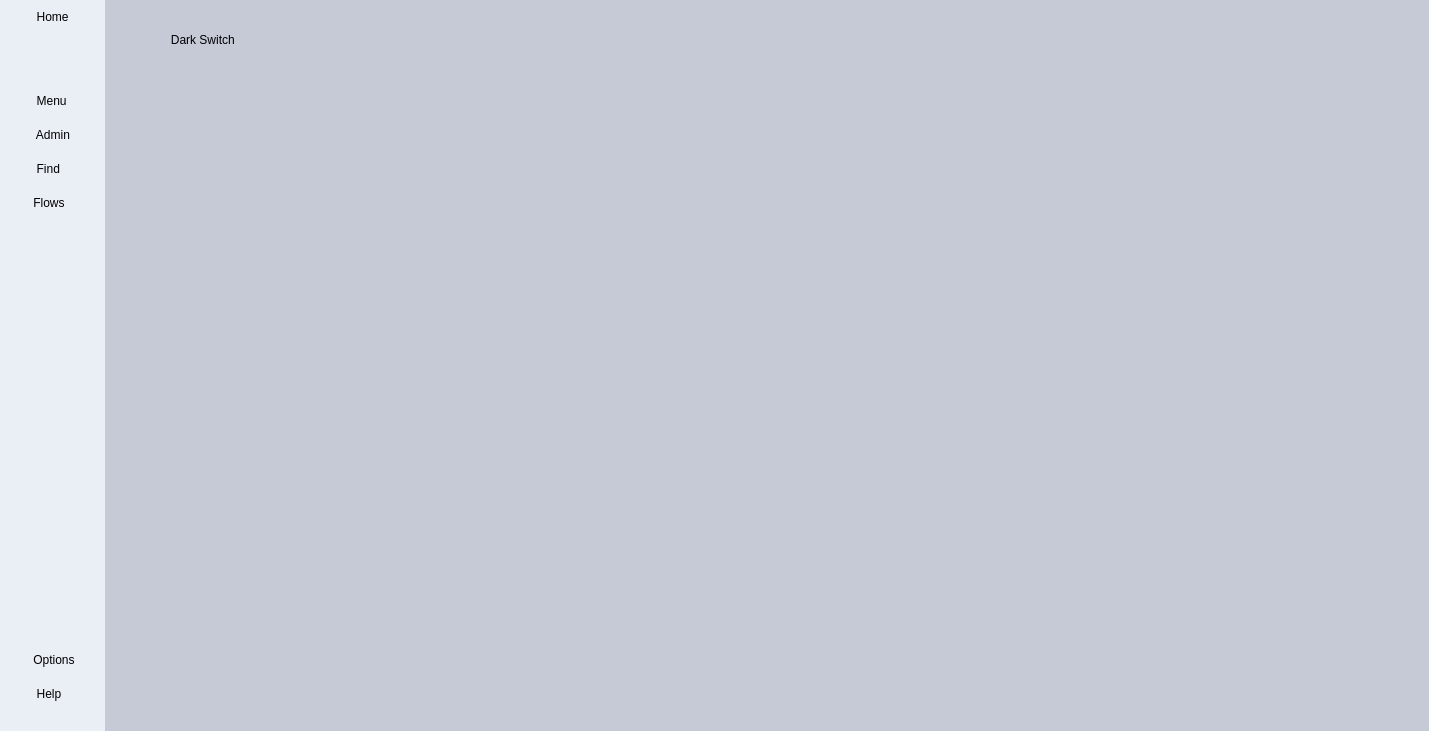
<?xml version="1.0" encoding="UTF-8"?>
<ui version="4.0">
 <class>MainWindow</class>
 <widget class="QMainWindow" name="MainWindow">
  <property name="geometry">
   <rect>
    <x>0</x>
    <y>0</y>
    <width>1429</width>
    <height>731</height>
   </rect>
  </property>
  <property name="windowTitle">
   <string/>
  </property>
  <property name="windowIcon">
   <iconset>
    <normalon>:/icons/icons/edit.512x512.png</normalon>
   </iconset>
  </property>
  <property name="styleSheet">
   <string notr="true">*{
	border: none;
	background-color: transparent;
	background: none;
	margin: 0;
	padding: 0;
	color: black;
}

#MainGUI{
	background-color: #272727;
}

#SubMenu{
	background-color: #eaeff5;
}

QToolTip{
	background-color: #eaeff5; color: black;
}

#SubMenu QPushButton{
	font: 12pt &quot;Calibri&quot;;
	text-align: left;
	padding: 10px 20px;
}

#SubMenu QPushButton:Hover{
	background-color: #d4d8e2;
}

#SubMenu QPushButton:Focus{
	background-color: #c5cad6;
	border-left: 5px solid #000;
	font-size: 12.5pt;
		/*border-top-left-radius: 32px;
	border-bottom-left-radius: 32px;*/
}

#Content QHeaderView::section{background-color: #a2a6ae;border-radius:3px;font-size: 12pt;}
#Content QTableWidget::item{background-color: #c5cad6;}
#Content QTableWidget::item:Alternate{background-color: #a2a6ae;}
#Content QTableWidget::item:Hover{background-color: #d4d8e2;}

#Content QTreeView::item{background-color: #c5cad6;}
#Content QTreeView::item:Alternate{background-color: #a2a6ae;}
#Content QTreeView::item:Hover{background-color: #d4d8e2;}

#title, #title_2{
	font-size: 16pt;
	font-weight: bold;
}

#SupplyBtnContainer QPushButton{
	font: 12pt &quot;Calibri&quot;;
	text-align: left;
	padding: 10px 20px;
	border: 1px solid #202020;
	border-radius: 5px;
}

</string>
  </property>
  <property name="iconSize">
   <size>
    <width>45</width>
    <height>45</height>
   </size>
  </property>
  <widget class="QWidget" name="MainGUI">
   <layout class="QGridLayout" name="gridLayout_2">
    <property name="leftMargin">
     <number>0</number>
    </property>
    <property name="topMargin">
     <number>0</number>
    </property>
    <property name="rightMargin">
     <number>0</number>
    </property>
    <property name="bottomMargin">
     <number>0</number>
    </property>
    <property name="spacing">
     <number>0</number>
    </property>
    <item row="0" column="0">
     <widget class="QWidget" name="Menu" native="true">
      <layout class="QVBoxLayout" name="verticalLayout">
       <property name="spacing">
        <number>0</number>
       </property>
       <property name="leftMargin">
        <number>0</number>
       </property>
       <property name="topMargin">
        <number>0</number>
       </property>
       <property name="rightMargin">
        <number>0</number>
       </property>
       <property name="bottomMargin">
        <number>0</number>
       </property>
       <item alignment="Qt::AlignLeft">
        <widget class="QWidget" name="SubMenu" native="true">
         <layout class="QVBoxLayout" name="verticalLayout_2">
          <property name="spacing">
           <number>0</number>
          </property>
          <property name="leftMargin">
           <number>0</number>
          </property>
          <property name="topMargin">
           <number>0</number>
          </property>
          <property name="rightMargin">
           <number>0</number>
          </property>
          <property name="bottomMargin">
           <number>0</number>
          </property>
          <item>
           <widget class="QFrame" name="MenuFrame">
            <property name="frameShape">
             <enum>QFrame::StyledPanel</enum>
            </property>
            <property name="frameShadow">
             <enum>QFrame::Raised</enum>
            </property>
            <layout class="QHBoxLayout" name="horizontalLayout_2">
             <property name="spacing">
              <number>0</number>
             </property>
             <property name="leftMargin">
              <number>0</number>
             </property>
             <property name="topMargin">
              <number>0</number>
             </property>
             <property name="rightMargin">
              <number>0</number>
             </property>
             <property name="bottomMargin">
              <number>0</number>
             </property>
             <item>
              <widget class="QPushButton" name="HomeBtn">
               <property name="focusPolicy">
                <enum>Qt::ClickFocus</enum>
               </property>
               <property name="toolTip">
                <string>Home</string>
               </property>
               <property name="styleSheet">
                <string notr="true"/>
               </property>
               <property name="text">
                <string>     Home</string>
               </property>
               <property name="icon">
                <iconset resource="../resources/resources.qrc">
                 <normaloff>:/darkicon/icons/dark/estate.461x512.png</normaloff>:/darkicon/icons/dark/estate.461x512.png</iconset>
               </property>
               <property name="iconSize">
                <size>
                 <width>48</width>
                 <height>48</height>
                </size>
               </property>
              </widget>
             </item>
            </layout>
           </widget>
          </item>
          <item alignment="Qt::AlignTop">
           <widget class="QFrame" name="HomeFrame">
            <property name="frameShape">
             <enum>QFrame::StyledPanel</enum>
            </property>
            <property name="frameShadow">
             <enum>QFrame::Raised</enum>
            </property>
            <layout class="QVBoxLayout" name="verticalLayout_4">
             <property name="spacing">
              <number>0</number>
             </property>
             <property name="leftMargin">
              <number>0</number>
             </property>
             <property name="topMargin">
              <number>50</number>
             </property>
             <property name="rightMargin">
              <number>0</number>
             </property>
             <property name="bottomMargin">
              <number>20</number>
             </property>
             <item>
              <widget class="QPushButton" name="MenuBtn">
               <property name="focusPolicy">
                <enum>Qt::ClickFocus</enum>
               </property>
               <property name="toolTip">
                <string>Menu</string>
               </property>
               <property name="styleSheet">
                <string notr="true"/>
               </property>
               <property name="text">
                <string>     Menu   </string>
               </property>
               <property name="icon">
                <iconset resource="../resources/resources.qrc">
                 <normaloff>:/darkicon/icons/dark/menu.svg</normaloff>:/darkicon/icons/dark/menu.svg</iconset>
               </property>
               <property name="iconSize">
                <size>
                 <width>48</width>
                 <height>48</height>
                </size>
               </property>
              </widget>
             </item>
             <item>
              <widget class="QPushButton" name="AdminBtn">
               <property name="focusPolicy">
                <enum>Qt::ClickFocus</enum>
               </property>
               <property name="toolTip">
                <string>Administrator Account</string>
               </property>
               <property name="styleSheet">
                <string notr="true"/>
               </property>
               <property name="text">
                <string>     Admin</string>
               </property>
               <property name="icon">
                <iconset resource="../resources/resources.qrc">
                 <normaloff>:/darkicon/icons/dark/user-circle.511x512.png</normaloff>:/darkicon/icons/dark/user-circle.511x512.png</iconset>
               </property>
               <property name="iconSize">
                <size>
                 <width>48</width>
                 <height>48</height>
                </size>
               </property>
              </widget>
             </item>
             <item>
              <widget class="QPushButton" name="FindBtn">
               <property name="focusPolicy">
                <enum>Qt::ClickFocus</enum>
               </property>
               <property name="toolTip">
                <string>Find Users / Materials</string>
               </property>
               <property name="text">
                <string>     Find</string>
               </property>
               <property name="icon">
                <iconset resource="../resources/resources.qrc">
                 <normaloff>:/darkicon/icons/dark/search.512x512.png</normaloff>:/darkicon/icons/dark/search.512x512.png</iconset>
               </property>
               <property name="iconSize">
                <size>
                 <width>48</width>
                 <height>48</height>
                </size>
               </property>
              </widget>
             </item>
             <item>
              <widget class="QPushButton" name="FlowsBtn">
               <property name="focusPolicy">
                <enum>Qt::ClickFocus</enum>
               </property>
               <property name="toolTip">
                <string>See the current flow of materials</string>
               </property>
               <property name="text">
                <string>    Flows    </string>
               </property>
               <property name="icon">
                <iconset resource="../resources/resources.qrc">
                 <normaloff>:/darkicon/icons/dark/location-arrow.512x512.png</normaloff>:/darkicon/icons/dark/location-arrow.512x512.png</iconset>
               </property>
               <property name="iconSize">
                <size>
                 <width>48</width>
                 <height>48</height>
                </size>
               </property>
              </widget>
             </item>
            </layout>
           </widget>
          </item>
          <item>
           <spacer name="verticalSpacer">
            <property name="orientation">
             <enum>Qt::Vertical</enum>
            </property>
            <property name="sizeHint" stdset="0">
             <size>
              <width>20</width>
              <height>40</height>
             </size>
            </property>
           </spacer>
          </item>
          <item>
           <widget class="QFrame" name="OptionsFrame">
            <property name="frameShape">
             <enum>QFrame::StyledPanel</enum>
            </property>
            <property name="frameShadow">
             <enum>QFrame::Raised</enum>
            </property>
            <layout class="QVBoxLayout" name="verticalLayout_3">
             <property name="spacing">
              <number>0</number>
             </property>
             <property name="leftMargin">
              <number>0</number>
             </property>
             <property name="topMargin">
              <number>20</number>
             </property>
             <property name="rightMargin">
              <number>0</number>
             </property>
             <property name="bottomMargin">
              <number>20</number>
             </property>
             <item>
              <widget class="QPushButton" name="OptionsBtn">
               <property name="focusPolicy">
                <enum>Qt::ClickFocus</enum>
               </property>
               <property name="toolTip">
                <string>View the settings</string>
               </property>
               <property name="styleSheet">
                <string notr="true"/>
               </property>
               <property name="text">
                <string>    Options   </string>
               </property>
               <property name="icon">
                <iconset resource="../resources/resources.qrc">
                 <normaloff>:/darkicon/icons/dark/settings-sharp.499x512.png</normaloff>:/darkicon/icons/dark/settings-sharp.499x512.png</iconset>
               </property>
               <property name="iconSize">
                <size>
                 <width>48</width>
                 <height>48</height>
                </size>
               </property>
              </widget>
             </item>
             <item>
              <widget class="QPushButton" name="HelpBtn">
               <property name="focusPolicy">
                <enum>Qt::ClickFocus</enum>
               </property>
               <property name="toolTip">
                <string>How to use the App</string>
               </property>
               <property name="styleSheet">
                <string notr="true"/>
               </property>
               <property name="text">
                <string>     Help</string>
               </property>
               <property name="icon">
                <iconset resource="../resources/resources.qrc">
                 <normaloff>:/darkicon/icons/dark/question-circle.512x512.png</normaloff>:/darkicon/icons/dark/question-circle.512x512.png</iconset>
               </property>
               <property name="iconSize">
                <size>
                 <width>48</width>
                 <height>48</height>
                </size>
               </property>
              </widget>
             </item>
            </layout>
           </widget>
          </item>
         </layout>
        </widget>
       </item>
      </layout>
     </widget>
    </item>
    <item row="0" column="1">
     <widget class="QWidget" name="Body" native="true">
      <property name="sizePolicy">
       <sizepolicy hsizetype="Expanding" vsizetype="Preferred">
        <horstretch>0</horstretch>
        <verstretch>0</verstretch>
       </sizepolicy>
      </property>
      <property name="styleSheet">
       <string notr="true">background-color: #c5cad6;</string>
      </property>
      <layout class="QGridLayout" name="gridLayout">
       <item row="0" column="0">
        <widget class="QStackedWidget" name="Content">
         <property name="currentIndex">
          <number>5</number>
         </property>
         <widget class="QWidget" name="HomePage">
          <layout class="QHBoxLayout" name="horizontalLayout">
           <item>
            <widget class="QFrame" name="HomeContainer">
             <property name="frameShape">
              <enum>QFrame::StyledPanel</enum>
             </property>
             <property name="frameShadow">
              <enum>QFrame::Raised</enum>
             </property>
             <layout class="QVBoxLayout" name="verticalLayout_5" stretch="1,6">
              <property name="topMargin">
               <number>0</number>
              </property>
              <item>
               <widget class="QFrame" name="HomeHeader">
                <property name="frameShape">
                 <enum>QFrame::StyledPanel</enum>
                </property>
                <property name="frameShadow">
                 <enum>QFrame::Raised</enum>
                </property>
                <layout class="QHBoxLayout" name="horizontalLayout_3">
                 <item>
                  <spacer name="horizontalSpacer">
                   <property name="orientation">
                    <enum>Qt::Horizontal</enum>
                   </property>
                   <property name="sizeHint" stdset="0">
                    <size>
                     <width>310</width>
                     <height>20</height>
                    </size>
                   </property>
                  </spacer>
                 </item>
                 <item>
                  <widget class="QLabel" name="title">
                   <property name="text">
                    <string>IT Inventory Management</string>
                   </property>
                  </widget>
                 </item>
                 <item>
                  <spacer name="horizontalSpacer_2">
                   <property name="orientation">
                    <enum>Qt::Horizontal</enum>
                   </property>
                   <property name="sizeHint" stdset="0">
                    <size>
                     <width>309</width>
                     <height>20</height>
                    </size>
                   </property>
                  </spacer>
                 </item>
                 <item>
                  <widget class="QPushButton" name="NotifBtn">
                   <property name="focusPolicy">
                    <enum>Qt::NoFocus</enum>
                   </property>
                   <property name="text">
                    <string/>
                   </property>
                   <property name="icon">
                    <iconset resource="../resources/resources.qrc">
                     <normaloff>:/darkicon/icons/dark/bell.448x512.png</normaloff>:/darkicon/icons/dark/bell.448x512.png</iconset>
                   </property>
                   <property name="iconSize">
                    <size>
                     <width>45</width>
                     <height>45</height>
                    </size>
                   </property>
                  </widget>
                 </item>
                </layout>
               </widget>
              </item>
              <item>
               <widget class="QFrame" name="HomeBody">
                <property name="frameShape">
                 <enum>QFrame::StyledPanel</enum>
                </property>
                <property name="frameShadow">
                 <enum>QFrame::Raised</enum>
                </property>
                <layout class="QHBoxLayout" name="horizontalLayout_5">
                 <item>
                  <widget class="QTableWidget" name="tableWidget">
                   <property name="focusPolicy">
                    <enum>Qt::NoFocus</enum>
                   </property>
                   <property name="sizeAdjustPolicy">
                    <enum>QAbstractScrollArea::AdjustToContents</enum>
                   </property>
                   <property name="autoScroll">
                    <bool>false</bool>
                   </property>
                   <property name="editTriggers">
                    <set>QAbstractItemView::NoEditTriggers</set>
                   </property>
                   <property name="tabKeyNavigation">
                    <bool>false</bool>
                   </property>
                   <property name="alternatingRowColors">
                    <bool>true</bool>
                   </property>
                   <property name="selectionMode">
                    <enum>QAbstractItemView::NoSelection</enum>
                   </property>
                   <property name="selectionBehavior">
                    <enum>QAbstractItemView::SelectItems</enum>
                   </property>
                   <property name="verticalScrollMode">
                    <enum>QAbstractItemView::ScrollPerPixel</enum>
                   </property>
                   <property name="showGrid">
                    <bool>true</bool>
                   </property>
                   <property name="gridStyle">
                    <enum>Qt::SolidLine</enum>
                   </property>
                   <property name="columnCount">
                    <number>0</number>
                   </property>
                   <attribute name="horizontalHeaderMinimumSectionSize">
                    <number>50</number>
                   </attribute>
                   <attribute name="horizontalHeaderDefaultSectionSize">
                    <number>50</number>
                   </attribute>
                   <attribute name="horizontalHeaderShowSortIndicator" stdset="0">
                    <bool>true</bool>
                   </attribute>
                   <attribute name="horizontalHeaderStretchLastSection">
                    <bool>false</bool>
                   </attribute>
                   <attribute name="verticalHeaderMinimumSectionSize">
                    <number>30</number>
                   </attribute>
                   <attribute name="verticalHeaderStretchLastSection">
                    <bool>false</bool>
                   </attribute>
                   <row>
                    <property name="text">
                     <string/>
                    </property>
                    <property name="textAlignment">
                     <set>AlignCenter</set>
                    </property>
                   </row>
                   <row>
                    <property name="text">
                     <string/>
                    </property>
                   </row>
                   <row>
                    <property name="text">
                     <string/>
                    </property>
                   </row>
                   <row>
                    <property name="text">
                     <string/>
                    </property>
                   </row>
                   <row>
                    <property name="text">
                     <string/>
                    </property>
                   </row>
                   <row>
                    <property name="text">
                     <string/>
                    </property>
                   </row>
                   <row>
                    <property name="text">
                     <string/>
                    </property>
                   </row>
                   <row>
                    <property name="text">
                     <string/>
                    </property>
                   </row>
                   <row>
                    <property name="text">
                     <string/>
                    </property>
                   </row>
                   <row>
                    <property name="text">
                     <string/>
                    </property>
                   </row>
                   <row>
                    <property name="text">
                     <string/>
                    </property>
                   </row>
                   <row>
                    <property name="text">
                     <string/>
                    </property>
                   </row>
                   <row>
                    <property name="text">
                     <string/>
                    </property>
                   </row>
                   <row>
                    <property name="text">
                     <string/>
                    </property>
                   </row>
                   <row>
                    <property name="text">
                     <string/>
                    </property>
                   </row>
                   <row>
                    <property name="text">
                     <string/>
                    </property>
                   </row>
                   <row>
                    <property name="text">
                     <string/>
                    </property>
                   </row>
                   <row>
                    <property name="text">
                     <string/>
                    </property>
                   </row>
                  </widget>
                 </item>
                </layout>
               </widget>
              </item>
             </layout>
            </widget>
           </item>
          </layout>
         </widget>
         <widget class="QWidget" name="MenuPage">
          <layout class="QVBoxLayout" name="verticalLayout_6">
           <item>
            <widget class="QFrame" name="MenuContainer">
             <property name="frameShape">
              <enum>QFrame::StyledPanel</enum>
             </property>
             <property name="frameShadow">
              <enum>QFrame::Raised</enum>
             </property>
             <layout class="QVBoxLayout" name="verticalLayout_7" stretch="8,1,8">
              <property name="leftMargin">
               <number>0</number>
              </property>
              <property name="topMargin">
               <number>0</number>
              </property>
              <property name="rightMargin">
               <number>0</number>
              </property>
              <property name="bottomMargin">
               <number>0</number>
              </property>
              <item>
               <widget class="QFrame" name="SupplyMenu">
                <property name="frameShape">
                 <enum>QFrame::StyledPanel</enum>
                </property>
                <property name="frameShadow">
                 <enum>QFrame::Raised</enum>
                </property>
                <layout class="QVBoxLayout" name="verticalLayout_8" stretch="1,6">
                 <item>
                  <widget class="QFrame" name="SupplyTitle">
                   <property name="frameShape">
                    <enum>QFrame::StyledPanel</enum>
                   </property>
                   <property name="frameShadow">
                    <enum>QFrame::Raised</enum>
                   </property>
                   <layout class="QHBoxLayout" name="horizontalLayout_6">
                    <property name="leftMargin">
                     <number>90</number>
                    </property>
                    <item>
                     <widget class="QLabel" name="label">
                      <property name="text">
                       <string>Supply</string>
                      </property>
                     </widget>
                    </item>
                    <item>
                     <spacer name="horizontalSpacer_3">
                      <property name="orientation">
                       <enum>Qt::Horizontal</enum>
                      </property>
                      <property name="sizeHint" stdset="0">
                       <size>
                        <width>984</width>
                        <height>20</height>
                       </size>
                      </property>
                     </spacer>
                    </item>
                   </layout>
                  </widget>
                 </item>
                 <item>
                  <widget class="QFrame" name="SupplyBtnContainer">
                   <property name="frameShape">
                    <enum>QFrame::StyledPanel</enum>
                   </property>
                   <property name="frameShadow">
                    <enum>QFrame::Raised</enum>
                   </property>
                   <widget class="QPushButton" name="pushButton">
                    <property name="geometry">
                     <rect>
                      <x>0</x>
                      <y>0</y>
                      <width>1008</width>
                      <height>91</height>
                     </rect>
                    </property>
                    <property name="text">
                     <string>PushButton</string>
                    </property>
                    <property name="iconSize">
                     <size>
                      <width>24</width>
                      <height>50</height>
                     </size>
                    </property>
                   </widget>
                   <widget class="QPushButton" name="pushButton_2">
                    <property name="geometry">
                     <rect>
                      <x>0</x>
                      <y>100</y>
                      <width>1008</width>
                      <height>91</height>
                     </rect>
                    </property>
                    <property name="text">
                     <string>PushButton</string>
                    </property>
                    <property name="iconSize">
                     <size>
                      <width>24</width>
                      <height>50</height>
                     </size>
                    </property>
                   </widget>
                  </widget>
                 </item>
                </layout>
               </widget>
              </item>
              <item>
               <spacer name="verticalSpacer_2">
                <property name="orientation">
                 <enum>Qt::Vertical</enum>
                </property>
                <property name="sizeHint" stdset="0">
                 <size>
                  <width>20</width>
                  <height>36</height>
                 </size>
                </property>
               </spacer>
              </item>
              <item>
               <widget class="QFrame" name="PeopleMenu">
                <property name="frameShape">
                 <enum>QFrame::StyledPanel</enum>
                </property>
                <property name="frameShadow">
                 <enum>QFrame::Raised</enum>
                </property>
                <layout class="QVBoxLayout" name="verticalLayout_9" stretch="1,6">
                 <item>
                  <widget class="QFrame" name="PeopleTitle">
                   <property name="frameShape">
                    <enum>QFrame::StyledPanel</enum>
                   </property>
                   <property name="frameShadow">
                    <enum>QFrame::Raised</enum>
                   </property>
                  </widget>
                 </item>
                 <item>
                  <widget class="QFrame" name="PeopleBtnContainer">
                   <property name="frameShape">
                    <enum>QFrame::StyledPanel</enum>
                   </property>
                   <property name="frameShadow">
                    <enum>QFrame::Raised</enum>
                   </property>
                  </widget>
                 </item>
                </layout>
               </widget>
              </item>
             </layout>
            </widget>
           </item>
          </layout>
         </widget>
         <widget class="QWidget" name="AdminPage"/>
         <widget class="QWidget" name="FindPage">
          <layout class="QHBoxLayout" name="horizontalLayout_4">
           <item>
            <widget class="QFrame" name="FindContainer">
             <property name="frameShape">
              <enum>QFrame::StyledPanel</enum>
             </property>
             <property name="frameShadow">
              <enum>QFrame::Raised</enum>
             </property>
             <layout class="QVBoxLayout" name="verticalLayout_10">
              <item>
               <widget class="QFrame" name="FindHeader">
                <property name="frameShape">
                 <enum>QFrame::StyledPanel</enum>
                </property>
                <property name="frameShadow">
                 <enum>QFrame::Raised</enum>
                </property>
                <layout class="QHBoxLayout" name="horizontalLayout_8">
                 <item>
                  <spacer name="horizontalSpacer_4">
                   <property name="orientation">
                    <enum>Qt::Horizontal</enum>
                   </property>
                   <property name="sizeHint" stdset="0">
                    <size>
                     <width>310</width>
                     <height>20</height>
                    </size>
                   </property>
                  </spacer>
                 </item>
                 <item>
                  <widget class="QLabel" name="title_2">
                   <property name="text">
                    <string>Search Materials : </string>
                   </property>
                  </widget>
                 </item>
                 <item>
                  <spacer name="horizontalSpacer_5">
                   <property name="orientation">
                    <enum>Qt::Horizontal</enum>
                   </property>
                   <property name="sizeHint" stdset="0">
                    <size>
                     <width>309</width>
                     <height>20</height>
                    </size>
                   </property>
                  </spacer>
                 </item>
                 <item>
                  <widget class="QPushButton" name="SearchBtn">
                   <property name="focusPolicy">
                    <enum>Qt::NoFocus</enum>
                   </property>
                   <property name="text">
                    <string/>
                   </property>
                   <property name="icon">
                    <iconset resource="../resources/resources.qrc">
                     <normaloff>:/darkicon/icons/dark/search.512x512.png</normaloff>:/darkicon/icons/dark/search.512x512.png</iconset>
                   </property>
                   <property name="iconSize">
                    <size>
                     <width>45</width>
                     <height>45</height>
                    </size>
                   </property>
                  </widget>
                 </item>
                </layout>
               </widget>
              </item>
              <item>
               <widget class="QFrame" name="FindBody">
                <property name="frameShape">
                 <enum>QFrame::StyledPanel</enum>
                </property>
                <property name="frameShadow">
                 <enum>QFrame::Raised</enum>
                </property>
                <layout class="QHBoxLayout" name="horizontalLayout_7">
                 <item>
                  <widget class="QTableWidget" name="findWidget">
                   <property name="focusPolicy">
                    <enum>Qt::NoFocus</enum>
                   </property>
                   <property name="sizeAdjustPolicy">
                    <enum>QAbstractScrollArea::AdjustToContents</enum>
                   </property>
                   <property name="autoScroll">
                    <bool>false</bool>
                   </property>
                   <property name="editTriggers">
                    <set>QAbstractItemView::NoEditTriggers</set>
                   </property>
                   <property name="tabKeyNavigation">
                    <bool>false</bool>
                   </property>
                   <property name="alternatingRowColors">
                    <bool>true</bool>
                   </property>
                   <property name="selectionMode">
                    <enum>QAbstractItemView::NoSelection</enum>
                   </property>
                   <property name="selectionBehavior">
                    <enum>QAbstractItemView::SelectItems</enum>
                   </property>
                   <property name="verticalScrollMode">
                    <enum>QAbstractItemView::ScrollPerPixel</enum>
                   </property>
                   <property name="showGrid">
                    <bool>true</bool>
                   </property>
                   <property name="gridStyle">
                    <enum>Qt::SolidLine</enum>
                   </property>
                   <property name="columnCount">
                    <number>0</number>
                   </property>
                   <attribute name="horizontalHeaderMinimumSectionSize">
                    <number>50</number>
                   </attribute>
                   <attribute name="horizontalHeaderDefaultSectionSize">
                    <number>50</number>
                   </attribute>
                   <attribute name="horizontalHeaderShowSortIndicator" stdset="0">
                    <bool>true</bool>
                   </attribute>
                   <attribute name="horizontalHeaderStretchLastSection">
                    <bool>false</bool>
                   </attribute>
                   <attribute name="verticalHeaderMinimumSectionSize">
                    <number>30</number>
                   </attribute>
                   <attribute name="verticalHeaderStretchLastSection">
                    <bool>false</bool>
                   </attribute>
                   <row>
                    <property name="text">
                     <string/>
                    </property>
                    <property name="textAlignment">
                     <set>AlignCenter</set>
                    </property>
                   </row>
                   <row>
                    <property name="text">
                     <string/>
                    </property>
                   </row>
                   <row>
                    <property name="text">
                     <string/>
                    </property>
                   </row>
                   <row>
                    <property name="text">
                     <string/>
                    </property>
                   </row>
                   <row>
                    <property name="text">
                     <string/>
                    </property>
                   </row>
                   <row>
                    <property name="text">
                     <string/>
                    </property>
                   </row>
                   <row>
                    <property name="text">
                     <string/>
                    </property>
                   </row>
                   <row>
                    <property name="text">
                     <string/>
                    </property>
                   </row>
                   <row>
                    <property name="text">
                     <string/>
                    </property>
                   </row>
                   <row>
                    <property name="text">
                     <string/>
                    </property>
                   </row>
                   <row>
                    <property name="text">
                     <string/>
                    </property>
                   </row>
                   <row>
                    <property name="text">
                     <string/>
                    </property>
                   </row>
                   <row>
                    <property name="text">
                     <string/>
                    </property>
                   </row>
                   <row>
                    <property name="text">
                     <string/>
                    </property>
                   </row>
                   <row>
                    <property name="text">
                     <string/>
                    </property>
                   </row>
                   <row>
                    <property name="text">
                     <string/>
                    </property>
                   </row>
                   <row>
                    <property name="text">
                     <string/>
                    </property>
                   </row>
                   <row>
                    <property name="text">
                     <string/>
                    </property>
                   </row>
                  </widget>
                 </item>
                </layout>
               </widget>
              </item>
             </layout>
            </widget>
           </item>
          </layout>
         </widget>
         <widget class="QWidget" name="FlowsPage">
          <widget class="QLabel" name="label_5">
           <property name="geometry">
            <rect>
             <x>250</x>
             <y>240</y>
             <width>191</width>
             <height>19</height>
            </rect>
           </property>
           <property name="text">
            <string>Flows Page</string>
           </property>
          </widget>
         </widget>
         <widget class="QWidget" name="OptionsPage">
          <widget class="QPushButton" name="LightBtn">
           <property name="geometry">
            <rect>
             <x>-10</x>
             <y>0</y>
             <width>191</width>
             <height>61</height>
            </rect>
           </property>
           <property name="focusPolicy">
            <enum>Qt::NoFocus</enum>
           </property>
           <property name="text">
            <string>  Dark Switch</string>
           </property>
           <property name="icon">
            <iconset resource="../resources/resources.qrc">
             <normaloff>:/darkicon/icons/dark/toggle-off.512x342.png</normaloff>:/darkicon/icons/dark/toggle-off.512x342.png</iconset>
           </property>
           <property name="iconSize">
            <size>
             <width>48</width>
             <height>48</height>
            </size>
           </property>
          </widget>
         </widget>
         <widget class="QWidget" name="HelpPage">
          <widget class="QLabel" name="label_7">
           <property name="geometry">
            <rect>
             <x>250</x>
             <y>250</y>
             <width>161</width>
             <height>19</height>
            </rect>
           </property>
           <property name="text">
            <string>Help Page</string>
           </property>
          </widget>
         </widget>
        </widget>
       </item>
      </layout>
     </widget>
    </item>
   </layout>
  </widget>
 </widget>
 <resources>
  <include location="../resources/resources.qrc"/>
 </resources>
 <connections/>
</ui>
